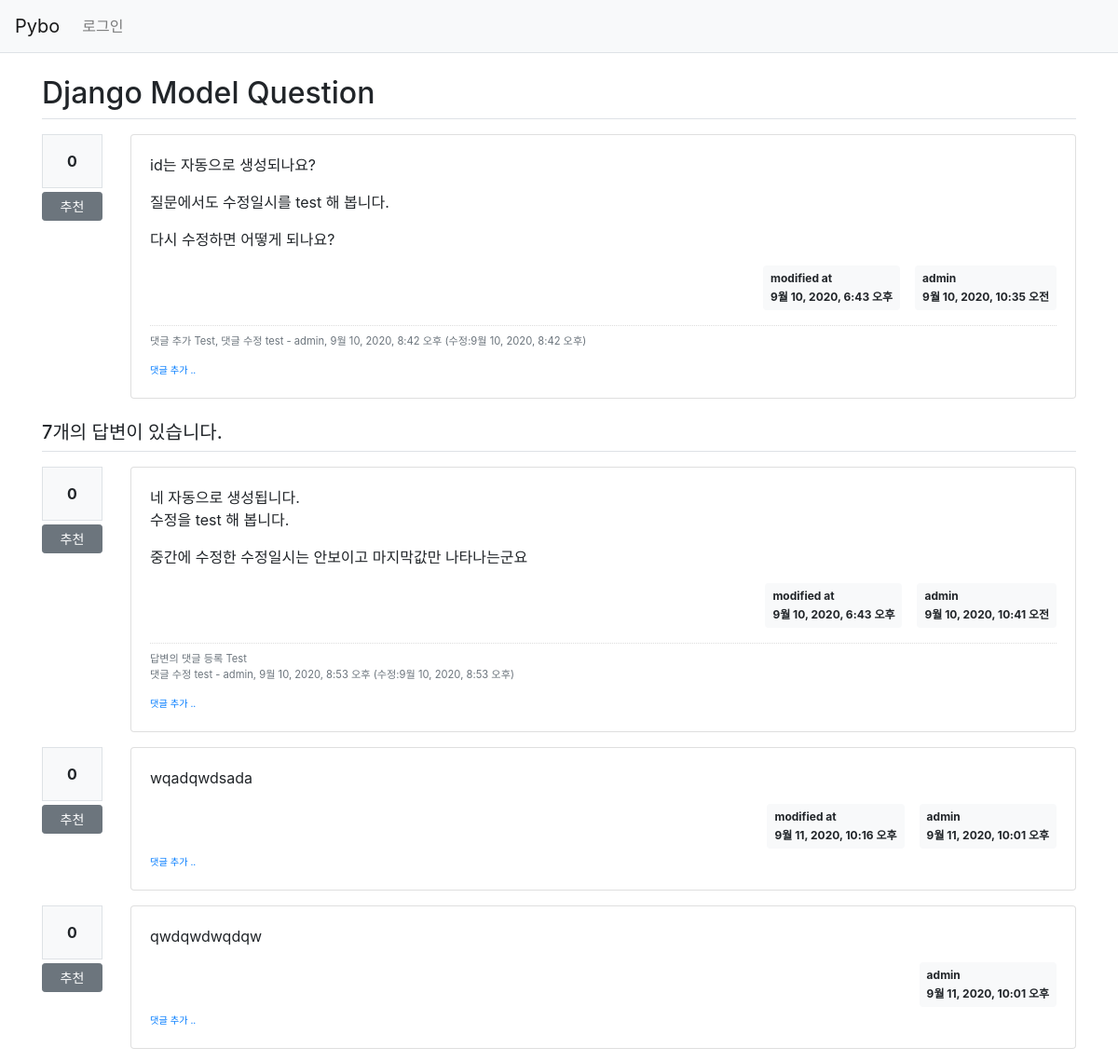
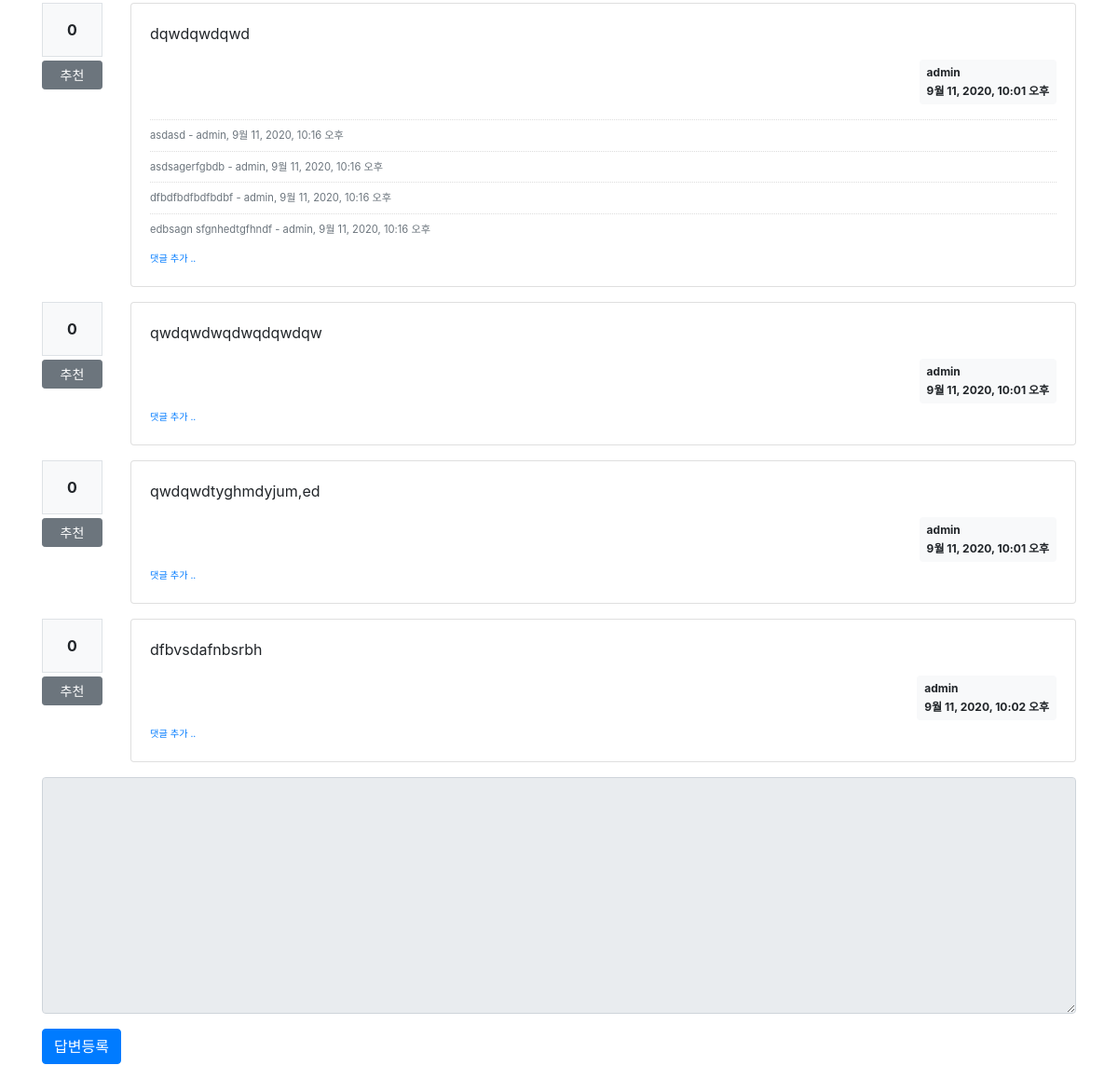
Screenshot of /pybo/2/ with the database file from the repository (2 pictures, top to bottom).
### pybo/models.py (models this page shows, shortened)
class Question(models.Model):
    author = models.ForeignKey(User, on_delete=models.CASCADE, related_name='author_question')
    modify_date = models.DateTimeField(null=True, blank=True)
    subject = models.CharField(max_length=200)
    content = models.TextField()
    create_date = models.DateTimeField()
    voter = models.ManyToManyField(User, related_name='voter_question')

class Comment(models.Model):
    author = models.ForeignKey(User, on_delete=models.CASCADE)
    content = models.TextField()
    create_date = models.DateTimeField()
    modify_date = models.DateTimeField(null=True, blank=True)
    question = models.ForeignKey(Question, null=True, blank=True, on_delete=models.CASCADE)
    answer = models.ForeignKey(Answer, null=True, blank=True, on_delete=models.CASCADE)

class Answer(models.Model):
    author = models.ForeignKey(User, on_delete=models.CASCADE, related_name='author_answer')
    modify_date = models.DateTimeField(null=True, blank=True)
    question = models.ForeignKey(Question, on_delete=models.CASCADE)
    content = models.TextField()
    create_date = models.DateTimeField()
    voter = models.ManyToManyField(User, related_name='voter_answer')

### pybo/views/base_views.py (the view)
# urls.py: path('<int:question_id>/', base_views.detail, name='detail'),
def detail(request, question_id):
    question = get_object_or_404(Question, pk=question_id)
    context = {'question': question}
    return render(request, 'pybo/question_detail.html', context)

### pybo/templatetags/pybo_filter.py (called while the page is built)
@register.filter()
def mark(value):
    extensions = ["nl2br", "fenced_code"]
    return mark_safe(markdown.markdown(value, extensions=extensions))

### templates/pybo/question_detail.html (shortened to what this page needs)
{% extends 'base.html' %}
{% load pybo_filter %}
{% block content %}
<div class="container my-3">
    <h2 class="border-bottom py-2">{{ question.subject }}</h2>
    <div class="row my-3">
        <div class="col-1">
            <div class="bg-light text-center p-3 border font-weight-bolder mb-1">{{question.voter.count}}</div>
            <a href="#" data-uri="{% url 'pybo:vote_question' question.id  %}"
               class="recommend btn btn-sm btn-secondary btn-block my-1">추천</a>
        </div>
        <div class="col-11">
            <div class="card">
                <div class="card-body">
                    <div class="card-text">{{ question.content|mark }}</div>
                    <div class="d-flex justify-content-end">
                        {% if question.modify_date %}
                        <div class="badge badge-light p-2 text-left mx-3">
                            <div class="mb-2">modified at</div>
                            <div>{{ question.modify_date }}</div>
                        </div>
                        {% endif %}
                        <div class="badge badge-light p-2 text-left">
                            <div class="mb-2">{{ question.author.username }}</div>
                            <div>{{ question.create_date }}</div>
                        </div>
                    </div>
                    {% if question.comment_set.count > 0 %}
                    <div class="mt-3">
                    {% for comment in question.comment_set.all %}
                        <div class="comment py-2 text-muted">
                            <span style="white-space: pre-line;">{{ comment.content }}</span>
                            <span>
                                - {{ comment.author }}, {{ comment.create_date }}
                                {% if comment.modify_date %}
                                (수정:{{ comment.modify_date }})
                                {% endif %}
                            </span>
                        </div>
                    {% endfor %}
                    </div>
                    {% endif %}
                    <div>
                        <a href="{% url 'pybo:comment_create_question' question.id  %}"
                           class="small"><small>댓글 추가 ..</small></a>
                    </div>
                </div>
            </div>
        </div>
    </div>
    <h5 class="border-bottom my-3 py-2">{{question.answer_set.count}}개의 답변이 있습니다.</h5>
    {% for answer in question.answer_set.all %}
    <div class="row my-3">
        <div class="col-1">
            <div class="bg-light text-center p-3 border font-weight-bolder mb-1">{{answer.voter.count}}</div>
            <a href="#" data-uri="{% url 'pybo:vote_answer' answer.id  %}"
                class="recommend btn btn-sm btn-secondary btn-block my-1">추천</a>
        </div>
        <div class="col-11">
            <div class="card">
                <div class="card-body">
                    <div class="card-text">{{ answer.content|mark }}</div>
                    <div class="d-flex justify-content-end">
                        {% if answer.modify_date %}
                        <div class="badge badge-light p-2 text-left mx-3">
                            <div class="mb-2">modified at</div>
                            <div>{{ answer.modify_date }}</div>
                        </div>
                        {% endif %}
                        <div class="badge badge-light p-2 text-left">
                            <div class="mb-2">{{answer.author.username}}</div>
                            <div>{{ answer.create_date }}</div>
                        </div>
                    </div>
                    {% if answer.comment_set.count > 0 %}
                    <div class="mt-3">
                    {% for comment in answer.comment_set.all %}
                        <div class="comment py-2 text-muted">
                            <span style="white-space: pre-line;">{{ comment.content }}</span>
                            <span>
                                - {{ comment.author }}, {{ comment.create_date }}
                                {% if comment.modify_date %}
                                (수정:{{ comment.modify_date }})
                                {% endif %}
                            </span>
                        </div>
                    {% endfor %}
                    </div>
                    {% endif %}
                    <div>
                        <a href="{% url 'pybo:comment_create_answer' answer.id  %}"
                           class="small"><small>댓글 추가 ..</small></a>
                    </div>
                </div>
            </div>
        </div>
    </div>
    {% endfor %}
    <form action="{% url 'pybo:answer_create' question.id %}" method="post" class="my-3">
    <div class="form-group">
        <textarea {% if not user.is_authenticated %}disabled{% endif %}
                  name="content" id="content" class="form-control" rows="10"></textarea>
    </div>
    <input type="submit" value="답변등록" class="btn btn-primary">
    </form>
</div>
{% endblock %}

### static/style.css (style rules this page uses)
.comment { border-top:dotted 1px #ddd; font-size:0.7em; }

### rows the page displays
Question: subject "Django Model Question", voter.count "0", content|mark "id는 자동으로 생성되나요? 질문에서도 수정일시를 test 해 봅니다. 다시 수정하면 어떻게 되나요?", modify_date "9월 10, 2020, 6:43 오후", author.username "admin", create_date "9월 10, 2020, 10:35 오전", answer_set.count "7"
Comment: content "댓글 추가 Test, 댓글 수정 test", author "admin", create_date "9월 10, 2020, 8:42 오후", modify_date "9월 10, 2020, 8:42 오후"
Answer: voter.count "0", content|mark "네 자동으로 생성됩니다. 수정을 test 해 봅니다. 중간에 수정한 수정일시는 안보이고 마지막값만 나타나는군요", modify_date "9월 10, 2020, 6:43 오후", author.username "admin", create_date "9월 10, 2020, 10:41 오전"
Comment: content "답변의 댓글 등록 Test 댓글 수정 test", author "admin", create_date "9월 10, 2020, 8:53 오후", modify_date "9월 10, 2020, 8:53 오후"
Answer: voter.count "0", content|mark "wqadqwdsada", modify_date "9월 11, 2020, 10:16 오후", author.username "admin", create_date "9월 11, 2020, 10:01 오후"
Answer: voter.count "0", content|mark "qwdqwdwqdqw", author.username "admin", create_date "9월 11, 2020, 10:01 오후"
Answer: voter.count "0", content|mark "dqwdqwdqwd", author.username "admin", create_date "9월 11, 2020, 10:01 오후"
Comment: content "asdasd", author "admin", create_date "9월 11, 2020, 10:16 오후"
Comment: content "asdsagerfgbdb", author "admin", create_date "9월 11, 2020, 10:16 오후"
Comment: content "dfbdfbdfbdfbdbf", author "admin", create_date "9월 11, 2020, 10:16 오후"
Comment: content "edbsagn sfgnhedtgfhndf", author "admin", create_date "9월 11, 2020, 10:16 오후"
Answer: voter.count "0", content|mark "qwdqwdwqdwqdqwdqw", author.username "admin", create_date "9월 11, 2020, 10:01 오후"
Answer: voter.count "0", content|mark "qwdqwdtyghmdyjum,ed", author.username "admin", create_date "9월 11, 2020, 10:01 오후"
Answer: voter.count "0", content|mark "dfbvsdafnbsrbh", author.username "admin", create_date "9월 11, 2020, 10:02 오후"
